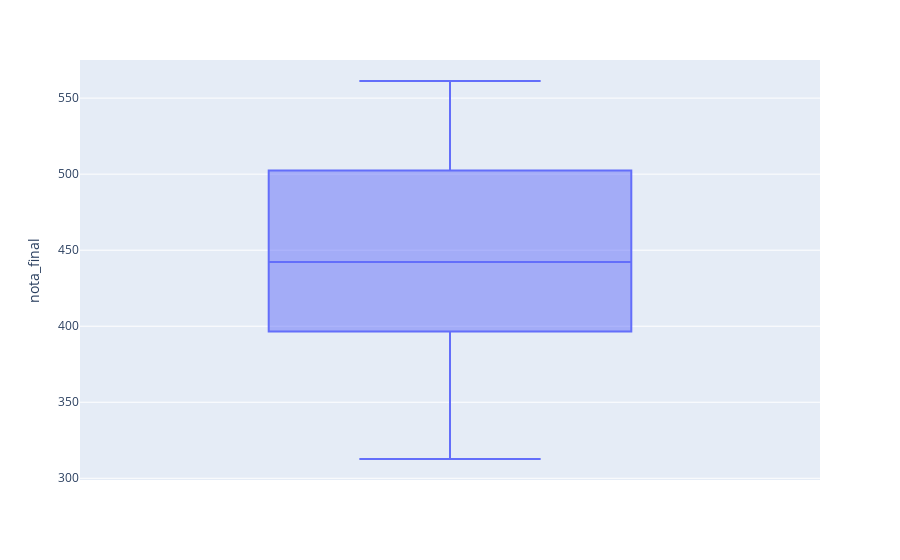

Here is the notebook cell this chart was saved with:
### Code cell
grafico = px.box(notas_colegiox, y="nota_final")
grafico.show()

### Figure 1 — Plotly figure (JSON) as saved in the notebook; plotly's stock layout.template omitted (floating-point values rounded to 4 significant figures)
{"data": [{"alignmentgroup": "True", "hovertemplate": "nota_final=%{y}<extra></extra>", "legendgroup": "", "marker": {"color": "#636efa"}, "name": "", "notched": false, "offsetgroup": "", "orientation": "v", "showlegend": false, "type": "box", "x0": " ", "xaxis": "x", "y": [385.6, 548.4, 399.6, 446.2, 433.6, 422.1, 534.9, 518.7, 526.6, 312.7, 425.5, 390.4, 508.7, 440.8, 495.8, 342.8, 512.3, 459.1, 453.4, 417.1, 445.3, 440.8, 526.1, 533.2, 397.8, 500.4, 321.2, 337.2, 461.5, 385.5, 330.9, 474.9, 392.8, 411.6, 479.5, 325.2, 561.3, 425.4, 471.8, 442.2, 537.5], "y0": " ", "yaxis": "y"}], "layout": {"boxmode": "group", "legend": {"tracegroupgap": 0}, "margin": {"t": 60}, "xaxis": {"anchor": "y", "domain": [0, 1]}, "yaxis": {"anchor": "x", "domain": [0, 1], "title": {"text": "nota_final"}}}}
